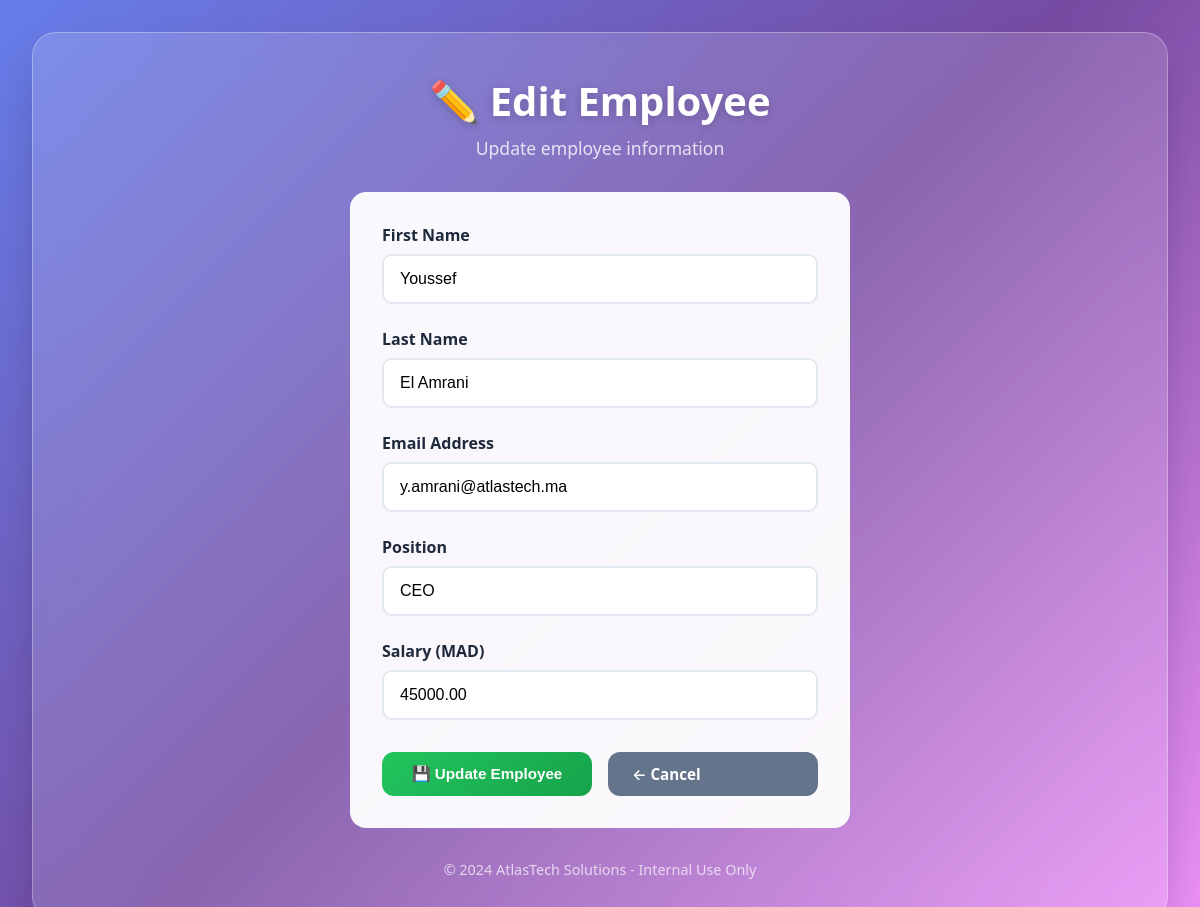
The page /edit.php?id=1 on the database its author committed.
### tables this page shows
CREATE TABLE IF NOT EXISTS employees (
    id INT AUTO_INCREMENT PRIMARY KEY,
    firstname VARCHAR(50),
    lastname VARCHAR(50),
    email VARCHAR(100),
    position VARCHAR(100),
    salary DECIMAL(10,2),
    ssn VARCHAR(20),           
    bank_account VARCHAR(30),  
    created_at TIMESTAMP DEFAULT CURRENT_TIMESTAMP
);

### edit.php (the view, shortened to what this page needs)
<?php
include "config.php";
$id = $_GET['id'];
$result = $conn->query("SELECT * FROM employees WHERE id=$id");
$emp = $result->fetch_assoc();
?>
<!DOCTYPE html>
<html lang="en">
<head>
    <link rel="stylesheet" href="style.css">
</head>
<body>
    <div class="glass-container">
        <header>
            <h1>✏️ Edit Employee</h1>
            <p class="subtitle">Update employee information</p>
        </header>
        <div class="form-container">
            <form method="POST">
                <div class="form-group">
                    <label for="firstname">First Name</label>
                    <input type="text" id="firstname" name="firstname" value="<?= htmlspecialchars($emp['firstname']) ?>" required>
                </div>
                <div class="form-group">
                    <label for="lastname">Last Name</label>
                    <input type="text" id="lastname" name="lastname" value="<?= htmlspecialchars($emp['lastname']) ?>" required>
                </div>
                <div class="form-group">
                    <label for="email">Email Address</label>
                    <input type="email" id="email" name="email" value="<?= htmlspecialchars($emp['email']) ?>" required>
                </div>
                <div class="form-group">
                    <label for="position">Position</label>
                    <input type="text" id="position" name="position" value="<?= htmlspecialchars($emp['position']) ?>" required>
                </div>
                <div class="form-group">
                    <label for="salary">Salary (MAD)</label>
                    <input type="number" id="salary" name="salary" value="<?= htmlspecialchars($emp['salary']) ?>" step="0.01" required>
                </div>
                <div class="form-actions">
                    <button type="submit" class="btn btn-submit">💾 Update Employee</button>
                    <a href="index.php" class="btn btn-cancel">← Cancel</a>
                </div>
            </form>
        </div>
        <footer>
            <p>© 2024 AtlasTech Solutions - Internal Use Only</p>
        </footer>
    </div>
</body>
</html>

### style.css (style rules this page uses)
:root { --primary: #6366f1; --primary-dark: #4f46e5; --danger: #ef4444; --success: #22c55e; --warning: #f59e0b; --dark: #1e293b; --light: #f1f5f9; --glass-bg: rgba(255, 255, 255, 0.15); --glass-border: rgba(255, 255, 255, 0.3); }
* { margin: 0; padding: 0; box-sizing: border-box; }
body { font-family: 'Segoe UI', 'Inter', sans-serif; min-height: 100vh; background: linear-gradient(135deg, #667eea 0%, #764ba2 50%, #f093fb 100%); display: flex; justify-content: center; align-items: flex-start; padding: 2rem; }
.glass-container { background: var(--glass-bg); backdrop-filter: blur(20px); -webkit-backdrop-filter: blur(20px); border: 1px solid var(--glass-border); border-radius: 24px; padding: 2.5rem; width: 100%; max-width: 1200px; box-shadow: 0 25px 50px -12px rgba(0, 0, 0, 0.25); }
header { text-align: center; margin-bottom: 2rem; }
header h1 { color: white; font-size: 2.5rem; font-weight: 700; text-shadow: 0 2px 10px rgba(0, 0, 0, 0.2); }
.subtitle { color: rgba(255, 255, 255, 0.8); font-size: 1.1rem; margin-top: 0.5rem; }
.btn { display: inline-block; padding: 0.75rem 1.5rem; border-radius: 12px; text-decoration: none; font-weight: 600; transition: all 0.3s ease; border: none; cursor: pointer; font-size: 0.95rem; }
.form-container { background: rgba(255, 255, 255, 0.95); padding: 2rem; border-radius: 16px; max-width: 500px; margin: 0 auto; }
.form-group { margin-bottom: 1.5rem; }
.form-group label { display: block; color: var(--dark); font-weight: 600; margin-bottom: 0.5rem; }
.form-group input { width: 100%; padding: 0.875rem 1rem; border: 2px solid #e2e8f0; border-radius: 10px; font-size: 1rem; transition: border-color 0.3s ease; }
.form-actions { display: flex; gap: 1rem; margin-top: 2rem; }
.btn-submit { flex: 1; background: linear-gradient(135deg, var(--success) 0%, #16a34a 100%); color: white; }
.btn-cancel { flex: 1; background: #64748b; color: white; }
footer { text-align: center; margin-top: 2rem; color: rgba(255, 255, 255, 0.7); font-size: 0.9rem; }

### rows shown on the page
employees: firstname "Youssef", lastname "El Amrani", email "y.amrani@atlastech.ma", position "CEO", salary "45000.00"
